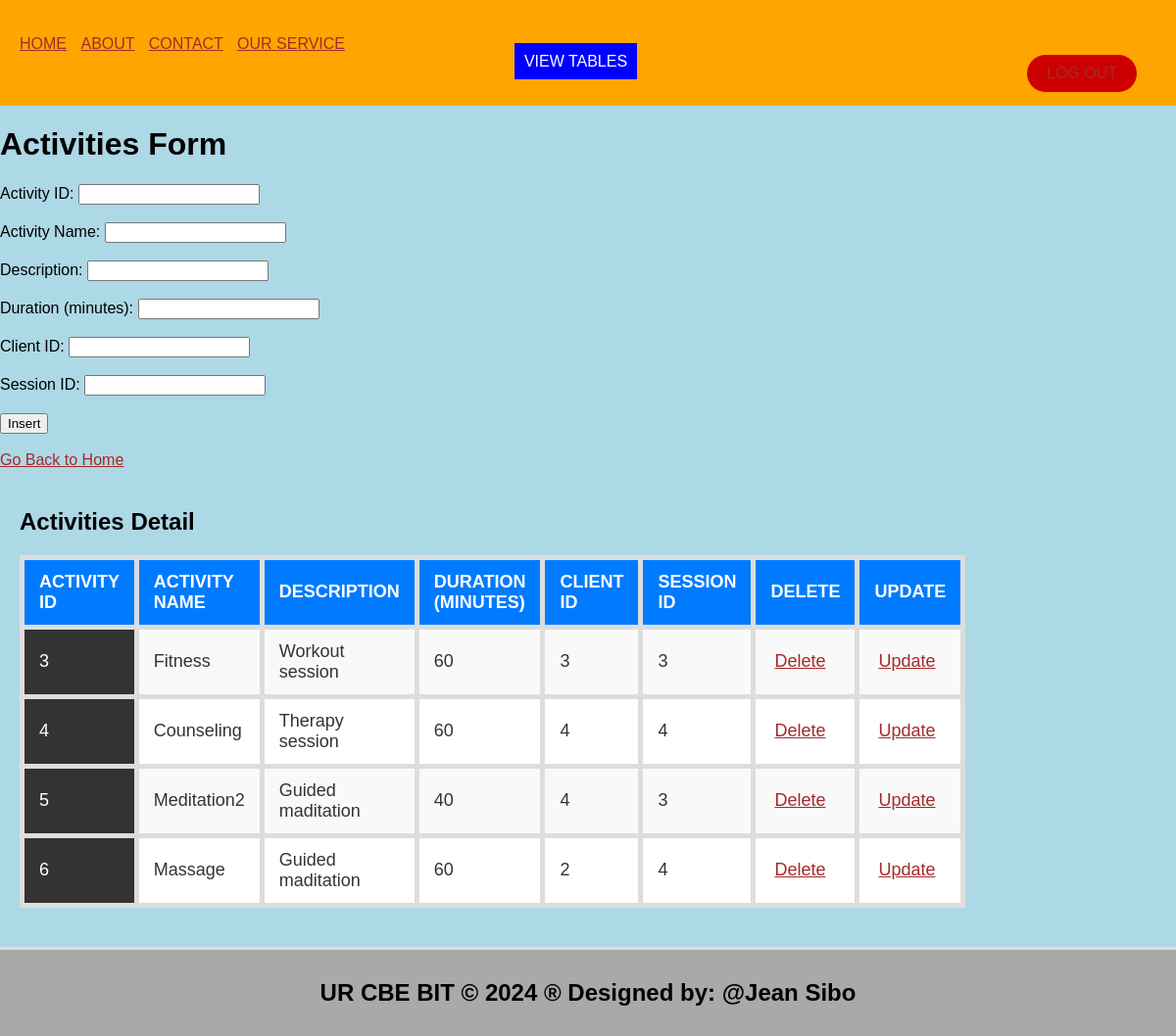
Page /activities.php on the committed database.
### tables this page shows
CREATE TABLE `activities` (
  `activity_id` int(11) NOT NULL,
  `activity_name` varchar(100) DEFAULT NULL,
  `description` text DEFAULT NULL,
  `duration_minutes` int(11) DEFAULT NULL,
  `client_id` int(11) DEFAULT NULL,
  `session_id` int(11) DEFAULT NULL
);

### activities.php (the view, shortened to what this page needs)
 <!DOCTYPE html>
<html lang="en">
<head>
  <link rel="stylesheet" type="text/css" href="style.css">
</head>
<body style="background-color: lightblue;">
  <header>
    <ul style="list-style-type: none; padding: 0;">
      <li style="display: inline; margin-right: 10px;">
        <a href="./home.html">HOME</a>
      </li>
      <li style="display: inline; margin-right: 10px;">
        <a href="./about.html">ABOUT</a>
      </li>
      <li style="display: inline; margin-right: 10px;">
        <a href="./contact.html">CONTACT</a>
      </li>
      <li style="display: inline; margin-right: 80px;">
        <a href="./ourservice.html">OUR SERVICE</a>
      </li>
      <li class="dropdown" style="display: inline; margin-right: 10px;">
         <center>
          <li class="dropdown" style="display: inline; margin-right: 10px;">
        <a href="#" style="padding: 10px; color: white; background-color: blue; text-decoration: none; margin-right: 15px;">VIEW TABLES</a>
          </li>
        </center>
    <a class="logout" href="logout.php">LOG OUT</a>
  </header>
  <body style="background-color: yellowgreen;">
    <h1>Activities Form</h1>
    <form method="post" onsubmit="return confirmInsert();">
      <label for="activity_id">Activity ID:</label>
      <input type="number" id="activity_id" name="activity_id" required><br><br>
      <label for="activity_name">Activity Name:</label>
      <input type="text" id="activity_name" name="activity_name" required><br><br>
      <label for="description">Description:</label>
      <input type="text" id="description" name="description" required><br><br>
      <label for="duration_minutes">Duration (minutes):</label>
      <input type="number" id="duration_minutes" name="duration_minutes" required><br><br>
      <label for="client_id">Client ID:</label>
      <input type="number" id="client_id" name="client_id" required><br><br>
      <label for="session_id">Session ID:</label>
      <input type="number" id="session_id" name="session_id" required><br><br>
      <input type="submit" name="add" value="Insert"><br><br>
      <a href="./home.html">Go Back to Home</a>
    </form>
    <?php
    include('database_connection.php');
    ?>
    <section>
      <h2>Activities Detail</h2>
      <table>
        <tr>
          <th>Activity ID</th>
          <th>Activity Name</th>
          <th>Description</th>
          <th>Duration (minutes)</th>
          <th>Client ID</th>
          <th>Session ID</th>
          <th>Delete</th>
          <th>Update</th>
        </tr>
        <?php
        $sql = "SELECT * FROM activities";
        $result = $connection->query($sql);
        if ($result->num_rows > 0) {
          while ($row = $result->fetch_assoc()) {
            echo "<tr>
                    <td>{$row['activity_id']}</td>
                    <td>{$row['activity_name']}</td>
                    <td>{$row['description']}</td>
                    <td>{$row['duration_minutes']}</td>
                    <td>{$row['client_id']}</td>
                    <td>{$row['session_id']}</td>
                    <td><a style='padding:4px' href='delete_activity.php?activity_id={$row['activity_id']}'>Delete</a></td>
                    <td><a style='padding:4px' href='update_activity.php?activity_id={$row['activity_id']}'>Update</a></td>
                  </tr>";
          }
        } else {
          echo "<tr><td colspan='8'>No data found</td></tr>";
        }
        ?>
      </table>
    </section>
    <footer>
      <h2>UR CBE BIT &copy; 2024 &reg; Designed by: @Jean Sibo</h2>
    </footer>
  </body>
</html>

### style.css (style rules this page uses)
body { font-family: Arial, sans-serif; margin: 0; padding: 0; }
.dropdown { position: relative; display: none; margin-right: 15px; }
body { font-family: Arial,sans-serif; margin:0; padding:0; }
header { background-color:orange; padding: 20px; }
footer { text-align: center; padding: 15px; background-color:orange; }
.dropdown { position: right; display:right; direction:rtl; }
section { padding:28px; border-bottom: 1px solid #ddd; }

### activities.php (style rules this page uses)
a:link { color: brown; }
table { width: 75%; border-collapse: collapse; margin: 20px 0; font-size: 18px; text-align: left; }
td:first-child { background-color: #333333; color: #ffffff; }
th, td { padding: 12px 15px; border: 5px solid #ddd; }
th { background-color: #f4f4f4; color: #333; }
tr:nth-child(even) { background-color: #f9f9f9; }
tr:nth-child(odd) { background-color: #fff; }
th { font-weight: bold; text-transform: uppercase; background-color: #007BFF; color: white; }
td { color: #333; }
section { padding: 20px; border-bottom: 3px solid #ddd; }
footer { text-align: center; padding: 10px; background-color: darkgray; }
.logout { position: absolute; top: 20px; right: 20px; color: green; background-color: #cc0000; padding: 10px 20px; text-decoration: none; border-radius: 20px; transition: background-color 0.3s ease; }

### rows in the picture
activities: activity_id "3", activity_name "Fitness", description "Workout session", duration_minutes "60", client "3", session "3"
activities: activity_id "4", activity_name "Counseling", description "Therapy session", duration_minutes "60", client "4", session "4"
activities: activity_id "5", activity_name "Meditation2", description "Guided maditation", duration_minutes "40", client "4", session "3"
activities: activity_id "6", activity_name "Massage", description "Guided maditation", duration_minutes "60", client "2", session "4"
